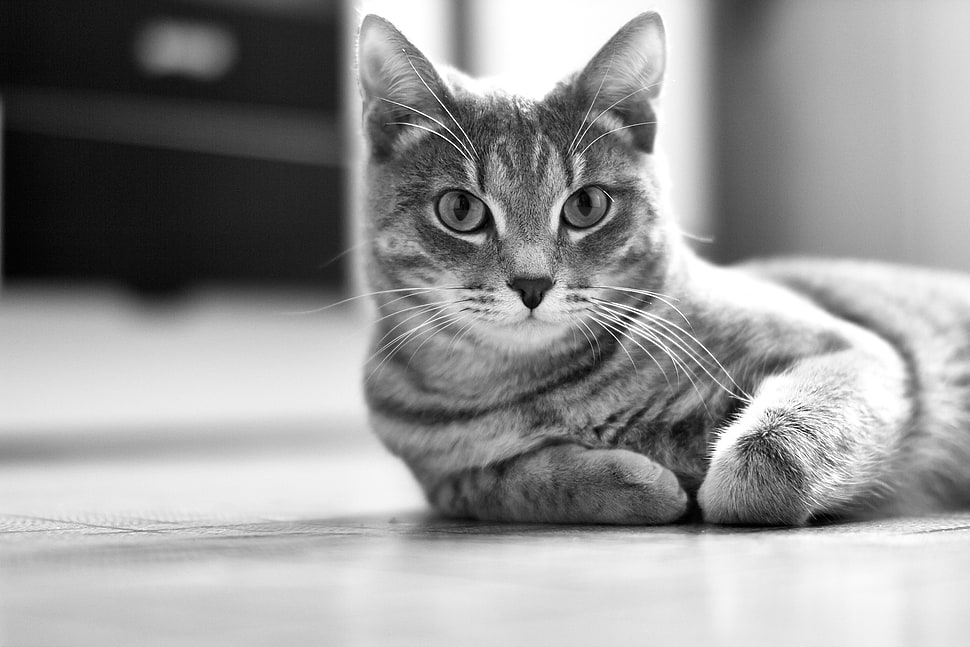
#> input picture Singular Value Decomposition (SVD)/gray_cat.jpg, 970 x 647 px, found by its file name
$ python 'Image Compression.py'
#> lines starting #> are read from the running program, lines starting #| are printed output that depends on the picture
import numpy as np
from PIL import Image

def svd_image_compression(image_path, k):
    # Load the image
#> called with k = 50
    image = Image.open(image_path)
#> image is the input picture: PIL image 970x647 RGB; min 0, max 255, mean 150.8

    # Convert the image to grayscale
    image = image.convert('L')
#> image: PIL image 970x647 L

    # Convert image to numpy array
    A = np.array(image)

    # Perform Singular Value Decomposition
    U, S, V = np.linalg.svd(A, full_matrices=False)
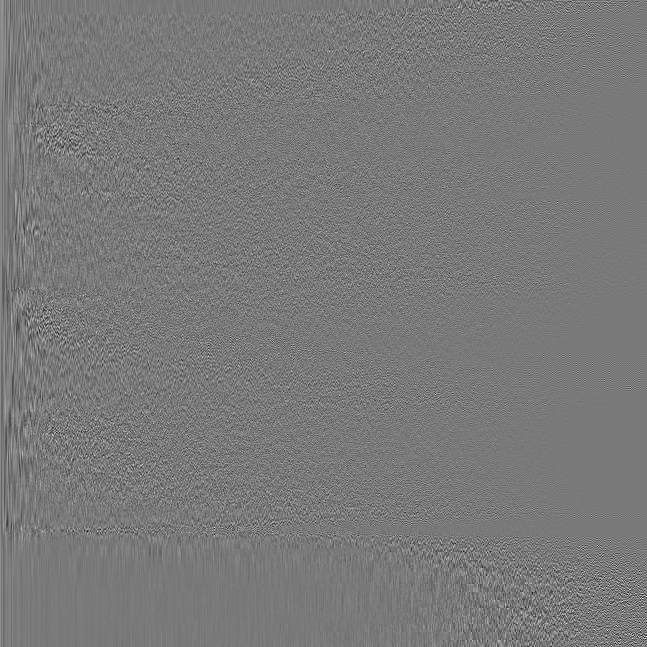
#> U: shape (647, 647) float64; min -0.331, max 0.362, mean 5.66e-05; drawn with min black and max white
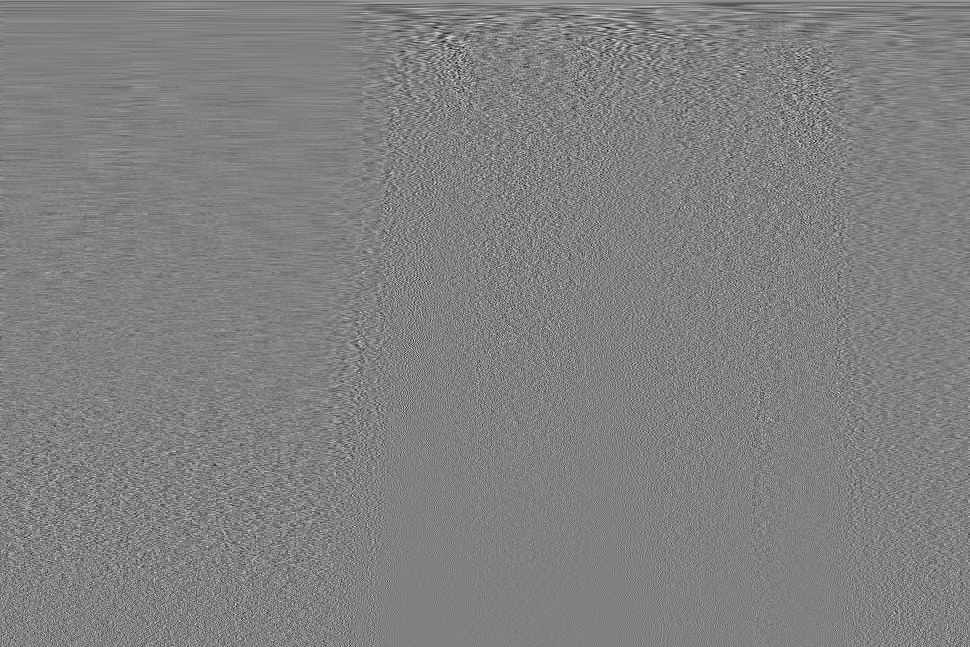
#> V: shape (647, 970) float64; min -0.233, max 0.227, mean 4.97e-05; drawn with min black and max white
#> S = 647 values, max 124878.1 at index 0, min 2.63 at index 646, mean 655.1

    # Keep only the top k singular values to compress the image
    U_k = U[:, :k]
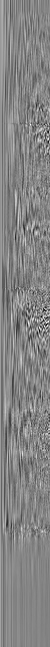
#> U_k: shape (647, 50) float64; min -0.234, max 0.217, mean 0.000736; drawn with min black and max white
    S_k = np.diag(S[:k])
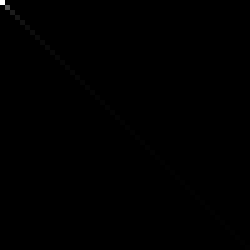
#> S_k: shape (50, 50) float64 (shown 5 times larger); min 0, max 124878.1, mean 118.6; drawn with min black and max white
    V_k = V[:k, :]
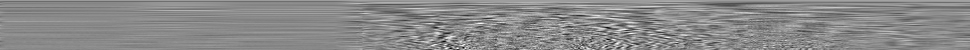
#> V_k: shape (50, 970) float64; min -0.212, max 0.181, mean 0.000648; drawn with min black and max white

    # Reconstruct the compressed image
    compressed_image = np.dot(U_k, np.dot(S_k, V_k))
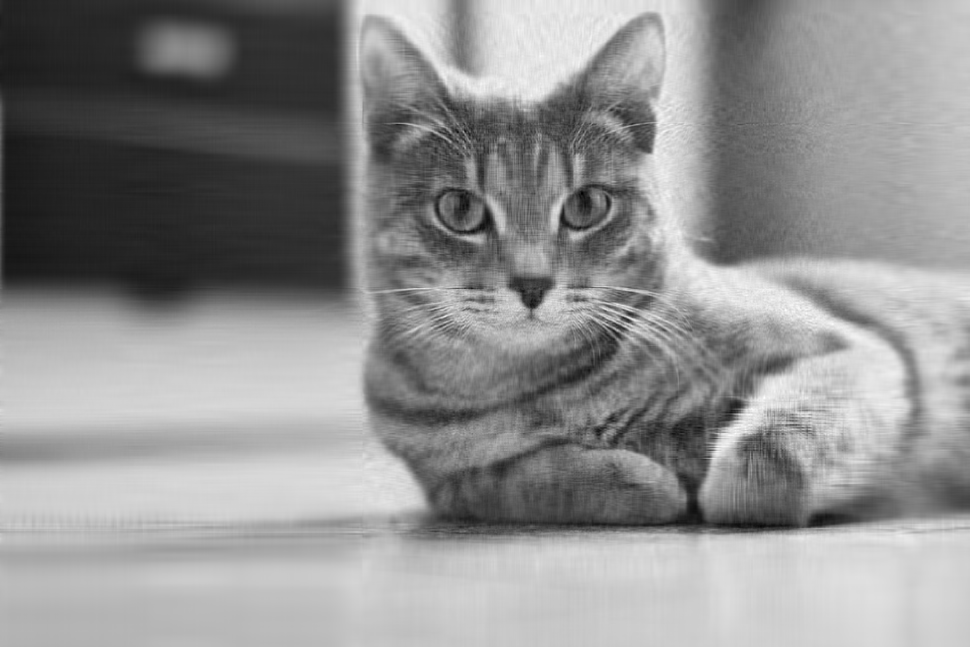
#> compressed_image: shape (647, 970) float64; min -27.47, max 287.5, mean 150.8; drawn with min black and max white

    # Convert the reconstructed image to uint8
    compressed_image = np.clip(compressed_image, 0, 255).astype(np.uint8)

    # Create a PIL Image object from the reconstructed image array
    compressed_image = Image.fromarray(compressed_image)

    return compressed_image

image_path = "C:/Users/harsh/OneDrive/Desktop/Singular Value Decomposition (SVD)/gray_cat.jpg"
k = 50  # Number of singular values to keep for compression
compressed_image = svd_image_compression(image_path, k)
compressed_image.show()
